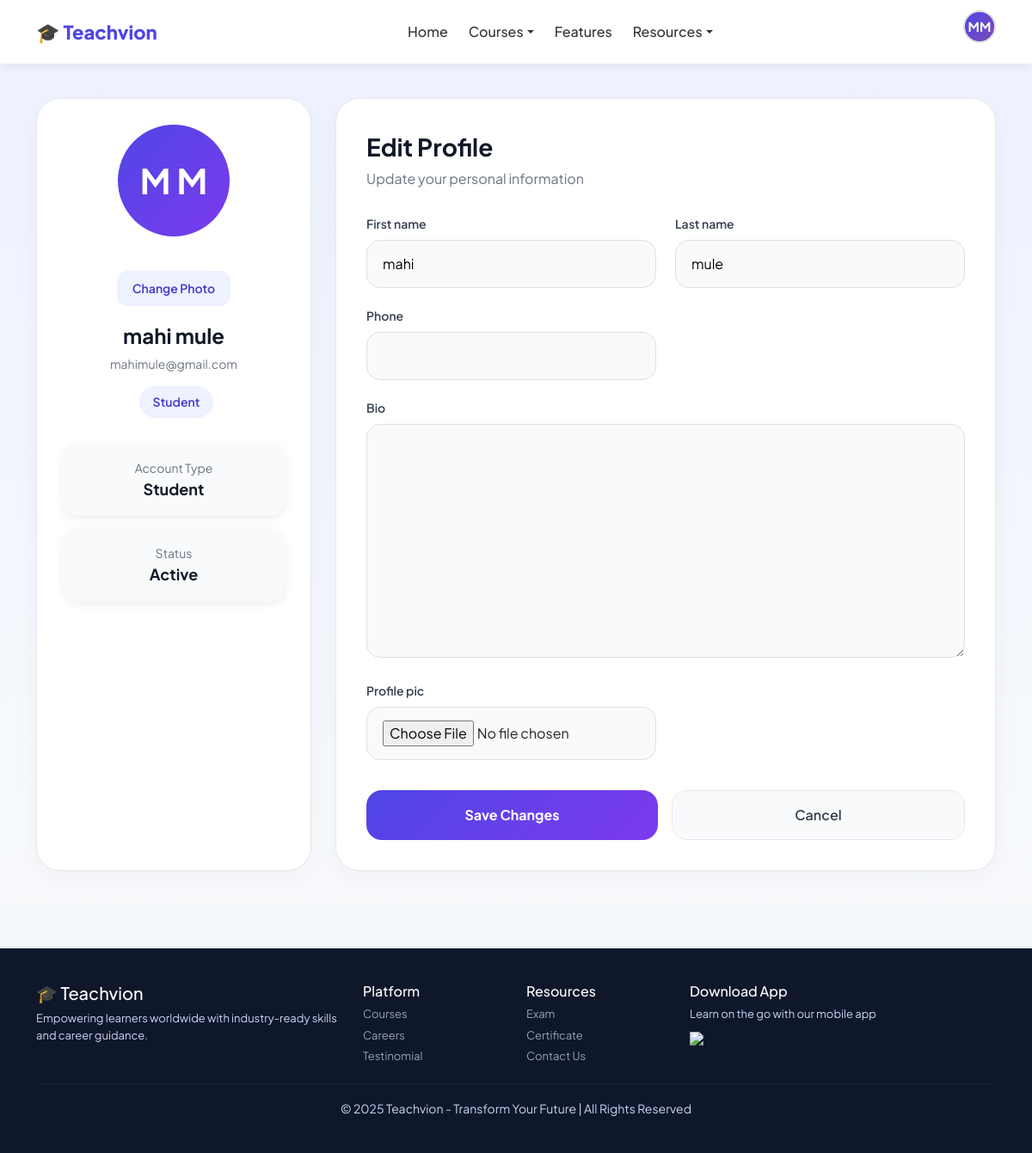
Page /profile/ (signed in) on the committed database.
### accounts/models.py (models this page shows, shortened)
class CustomUser(AbstractUser):
    ROLE_CHOICES = [
        ('student', 'Student'),
        ('trainer', 'Trainer'),
        ('admin', 'Admin'),
    ]
    email = models.EmailField(unique=True)
    role = models.CharField(max_length=10, choices=ROLE_CHOICES, default='student')
    phone = models.CharField(max_length=15, blank=True)
    profile_pic = models.ImageField(upload_to='profiles/', blank=True, null=True)
    bio = models.TextField(blank=True)
    created_at = models.DateTimeField(auto_now_add=True)
    USERNAME_FIELD = 'email'
    REQUIRED_FIELDS = ['username', 'first_name', 'last_name']
    def get_dashboard_url(self):
        urls = {
            'student': '/dashboard/student/',
            'trainer': '/dashboard/trainer/',
            'admin':   '/dashboard/admin/',
        }
        return urls.get(self.role, '/')

### accounts/views.py (the view)
# urls.py: path('profile/', views.profile_view, name='profile'),
@login_required
def profile_view(request):
    form = ProfileUpdateForm(request.POST or None, request.FILES or None, instance=request.user)
    if request.method == 'POST' and form.is_valid():
        form.save()
        messages.success(request, "Profile updated.")
        return redirect('profile')
    return render(request, 'profile.html', {'form': form})

### accounts/forms.py
class ProfileUpdateForm(forms.ModelForm):
    class Meta:
        model = CustomUser
        fields = ['first_name', 'last_name', 'phone', 'bio', 'profile_pic']

### accounts/templates/profile.html (shortened to what this page needs)
{% extends 'base.html' %}
{% load static %}
{% block content %}
<div class="profile-page">
    <div class="container">
        <div class="profile-layout">
            <div class="card-box profile-sidebar">
                <div class="profile-image-wrap">
                    {% if user.profile_pic %}
                    <img src="{{ user.profile_pic.url }}"
                         class="profile-image"
                         id="previewImage">
                    {% else %}
                    <div class="avatar-large">
                        {{ user.first_name|first|upper }}
                        {{ user.last_name|first|upper }}
                    </div>
                    {% endif %}
                    <br>
                    <label for="id_profile_pic"
                           class="change-photo-btn">
                        Change Photo
                    </label>
                    <h4 class="profile-name">
                        {{ user.get_full_name }}
                    </h4>
                    <div class="profile-email">
                        {{ user.email }}
                    </div>
                    <div class="role-badge">
                        {{ user.role|capfirst }}
                    </div>
                </div>
                <div class="profile-stats">
                    <div class="stat-box">
                        <div class="stat-label">
                            Account Type
                        </div>
                        <div class="stat-value">
                            {{ user.role|capfirst }}
                        </div>
                    </div>
                    <div class="stat-box">
                        <div class="stat-label">
                            Status
                        </div>
                        <div class="stat-value">
                            Active
                        </div>
                    </div>
                </div>
            </div>
            <div class="card-box profile-form-card">
                <div class="form-header">
                    <div>
                        <div class="form-title">
                            Edit Profile
                        </div>
                        <div class="form-subtitle">
                            Update your personal information
                        </div>
                    </div>
                </div>
                <form method="post"
                      enctype="multipart/form-data">
                    <div class="form-grid">
                        {% for field in form %}
                        <div class="{% if field.name == 'bio' %}full-width{% endif %}">
                            <label class="form-label">
                                {{ field.label }}
                            </label>
                            {{ field }}
                        </div>
                        {% endfor %}
                    </div>
                    <div class="button-row">
                        <button type="submit"
                                class="save-btn">
                            Save Changes
                        </button>
                        <a href="{{ user.get_dashboard_url }}"
                           class="cancel-btn">
                            Cancel
                        </a>
                    </div>
                </form>
            </div>
        </div>
    </div>
</div>
{% endblock %}

### courses/templates/base.html (shortened to what this page needs)
{% load static %}
<!DOCTYPE html>
<html lang="en">
<head>
  <link rel="stylesheet" href="{% static 'css/style.css' %}">
  <link href="https://cdn.jsdelivr.net/npm/bootstrap@5.3.0/dist/css/bootstrap.min.css" rel="stylesheet">
  <link rel="stylesheet" href="https://cdnjs.cloudflare.com/ajax/libs/font-awesome/6.4.0/css/all.min.css">
</head>
<body>
<nav class="navbar navbar-expand-lg">
  <div class="container">
    <a class="logo" href="{% url 'index' %}">🎓 Teachvion</a>
    <div class="collapse navbar-collapse justify-content-center" id="navbarMain">
      <ul class="navbar-nav">
        <li class="nav-item"><a class="nav-link" href="{% url 'index' %}">Home</a></li>
        <li class="nav-item dropdown">
          <a class="nav-link dropdown-toggle" href="#" data-bs-toggle="dropdown">Courses</a>
        </li>
        <li class="nav-item"><a class="nav-link" href="#Features">Features</a></li>
        <li class="nav-item dropdown">
          <a class="nav-link dropdown-toggle" href="#" data-bs-toggle="dropdown">Resources</a>
        </li>
      </ul>
    </div>
    <div class="d-flex align-items-center gap-2">
      {% if user.is_authenticated %}
        <div class="dropdown profile-dropdown">
          <div class="profile-avatar dropdown-toggle" data-bs-toggle="dropdown">
            {% if user.profile_pic %}
              <img src="{{ user.profile_pic.url }}" alt="Profile">
            {% else %}
              {{ user.first_name|first|upper }}{{ user.last_name|first|upper }}
            {% endif %}
          </div>
        </div>
      {% else %}
        <a href="{% url 'login' %}" class="btn btn-login">Log in</a>
        <a href="{% url 'register' %}" class="btn btn-signup">Sign up</a>
      {% endif %}
    </div>
  </div>
</nav>
{% block content %}{% endblock %}
<footer class="footer">
  <div class="container">
    <div class="row">
      <div class="col-md-4">
        <h5>🎓 Teachvion</h5>
        <p>Empowering learners worldwide with industry-ready skills and career guidance.</p>
      </div>
      <div class="col-md-2">
        <h6>Platform</h6>
        <p><a href="{% url 'index' %}#courses">Courses</a></p>
        <p><a href="{% url 'index' %}#jobs">Careers</a></p>
        <p><a href="{% url 'index' %}#testinomial">Testinomial</a></p>
      </div>
      <div class="col-md-2">
        <h6>Resources</h6>
        <p><a href="{% url 'exam' %}">Exam</a></p>
        <p><a href="{% url 'certificate' %}">Certificate</a></p>
        <p><a href="#contact">Contact Us</a></p>
      </div>
      <div class="col-md-4">
        <h6>Download App</h6>
        <p>Learn on the go with our mobile app</p>
        <img src="https://upload.wikimedia.org/wikipedia/commons/7/78/Google_Play_Store_badge_EN.svg" width="130">
      </div>
    </div>
    <hr>
    <div class="text-center">
      <small>© 2025 Teachvion - Transform Your Future | All Rights Reserved</small>
    </div>
  </div>
</footer>
</body>
</html>

### static/css/style.css (style rules this page uses)
:root { --primary: #5a67d8; --primary-dark: #4c56c0; --accent: #7b4bb7; --success: #2d6a4f; --bg: #f4f7f6; --text: #1a1a2e; }
* { font-family: 'Plus Jakarta Sans', 'Segoe UI', sans-serif; box-sizing: border-box; }
body { background: var(--bg); margin: 0; color: var(--text); }
.navbar { background: white; padding: 12px 0; box-shadow: 0 2px 12px rgba(0, 0, 0, 0.07); position: sticky; top: 0; z-index: 1000; }
.logo { font-size: 22px; font-weight: 800; color: var(--primary); text-decoration: none; }
.nav-link { color: #333 !important; font-weight: 500; margin: 0 4px; transition: color 0.2s; }
.footer { background: #0f172a; color: #cbd5f5; padding: 40px 0; margin-top: 50px; }
.footer h5, .footer h6 { color: white; }
.footer p { font-size: 13px; margin: 5px 0; }
.footer a { color: #94a3b8; text-decoration: none; font-size: 13px; }
.footer hr { border-color: #334155; }
.profile-avatar { width: 38px; height: 38px; border-radius: 50%; background: linear-gradient(135deg, var(--primary), var(--accent)); color: white; font-weight: 700; font-size: 15px; display: flex; align-items: center; justify-content: center; cursor: pointer; border: 2px solid #e0e0e0; }
.role-badge { font-size: 10px; font-weight: 700; padding: 2px 8px; border-radius: 20px; background: #eef2ff; color: var(--primary); margin-left: 6px; }
body { background: url('https://images.unsplash.com/photo-1600585154731-9d8e469e2b01?ixlib=rb-4.0.3&auto=format&fit=crop&w=1350&q=80') no-repeat center center fixed; background-size: cover; }
body { background: #f4f7f6; }
.profile-avatar { width: 90px; height: 90px; border-radius: 50%; background: linear-gradient(135deg,#1a5f7a,#2d6a4f); color: white; font-size: 32px; font-weight: 800; display: flex; align-items: center; justify-content: center; margin: 0 auto 12px; position: relative; }
body { background: #f4f7fc; }
.card-box { background: white; border-radius: 20px; box-shadow: 0 4px 20px rgba(0,0,0,.07); overflow: hidden; }
.stat-box { background:white; border-radius:14px; padding:18px; box-shadow:0 3px 12px rgba(0,0,0,.07); text-align:center; }

### courses/templates/base.html (style rules this page uses)
:root { --primary: #5a67d8; --primary-dark: #4c56c0; --accent: #7b4bb7; --success: #2d6a4f; --bg: #f4f7f6; }
* { font-family: 'Plus Jakarta Sans', sans-serif; }
body { background: var(--bg); margin: 0; }
.navbar { background: white; padding: 12px 0; box-shadow: 0 2px 12px rgba(0,0,0,0.07); position: sticky; top: 0; z-index: 1000; }
.logo { font-size: 22px; font-weight: 800; color: var(--primary); text-decoration: none; }
.nav-link { color: #333 !important; font-weight: 500; margin: 0 4px; }
.profile-dropdown .dropdown-toggle::after { display: none; }
.profile-avatar { width: 38px; height: 38px; border-radius: 50%; background: linear-gradient(135deg, var(--primary), var(--accent)); color: white; font-weight: 700; font-size: 15px; display: flex; align-items: center; justify-content: center; cursor: pointer; border: 2px solid #e0e0e0; }
.role-badge { font-size: 10px; font-weight: 700; padding: 2px 8px; border-radius: 20px; background: #eef2ff; color: var(--primary); margin-left: 6px; }
.footer { background: #0f172a; color: #cbd5f5; padding: 40px 0; margin-top: 50px; }
.footer h5, .footer h6 { color: white; }
.footer p, .footer a { font-size: 13px; margin: 5px 0; }
.footer a { color: #94a3b8; text-decoration: none; }
.footer hr { border-color: #334155; }

### rows in the picture
CustomUser: first_name|first "M", last_name|first "M", get_full_name "mahi mule", email "mahimule@gmail.com", role "Student", form "mahi" "mule"

### other values in the picture
{{ field.label }} "First name" "Last name" "Phone" "Bio" "Profile pic"
